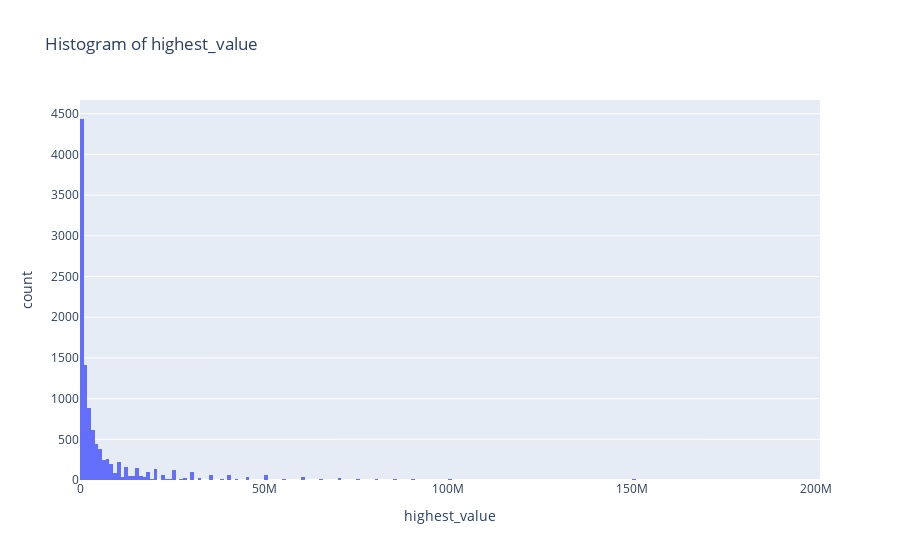

Source (notebook cell):
### Code cell
fig = px.histogram(player, x='highest_value', title='Histogram of highest_value')
fig.update_layout(xaxis_title='highest_value')
fig.show()

### Figure 1 — Plotly figure (JSON) as saved in the notebook; plotly's stock layout.template omitted (floating-point values rounded to 4 significant figures; data arrays with more than 128 entries replaced by an {"elided": "..."} marker saying what was removed)
{"data": [{"alignmentgroup": "True", "bingroup": "x", "hovertemplate": "highest_value=%{x}<br>count=%{y}<extra></extra>", "legendgroup": "", "marker": {"color": "#636efa", "pattern": {"shape": ""}}, "name": "", "offsetgroup": "", "orientation": "v", "showlegend": false, "type": "histogram", "x": {"elided": "10754 int values"}, "xaxis": "x", "yaxis": "y"}], "layout": {"barmode": "relative", "legend": {"tracegroupgap": 0}, "title": {"text": "Histogram of highest_value"}, "xaxis": {"anchor": "y", "domain": [0, 1], "title": {"text": "highest_value"}}, "yaxis": {"anchor": "x", "domain": [0, 1], "title": {"text": "count"}}}}
